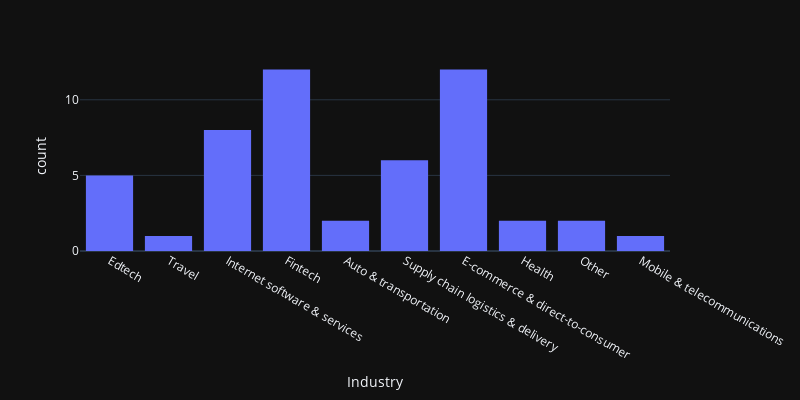

The cell this chart's notebook holds for it:
### Code cell
unicorn_stat('India')

### Figure 1 — Plotly figure (JSON) as saved in the notebook; plotly's stock layout.template omitted (floating-point values rounded to 4 significant figures)
{"data": [{"alignmentgroup": "True", "bingroup": "x", "hovertemplate": "Industry=%{x}<br>count=%{y}<extra></extra>", "legendgroup": "", "marker": {"color": "#636efa", "pattern": {"shape": ""}}, "name": "", "offsetgroup": "", "orientation": "v", "showlegend": false, "type": "histogram", "x": ["Edtech", "Travel", "Internet software & services", "Fintech", "Auto & transportation", "Supply chain logistics & delivery", "Internet software & services", "Fintech", "Fintech", "Edtech", "Edtech", "Supply chain logistics & delivery", "Supply chain logistics & delivery", "Fintech", "Fintech", "Internet software & services", "Auto & transportation", "Fintech", "E-commerce & direct-to-consumer", "Fintech", "E-commerce & direct-to-consumer", "E-commerce & direct-to-consumer", "Internet software & services", "Fintech", "E-commerce & direct-to-consumer", "E-commerce & direct-to-consumer", "Fintech", "E-commerce & direct-to-consumer", "E-commerce & direct-to-consumer", "Health", "E-commerce & direct-to-consumer", "Other", "Edtech", "E-commerce & direct-to-consumer", "E-commerce & direct-to-consumer", "Health", "Fintech", "Internet software & services", "Fintech", "Supply chain logistics & delivery", "E-commerce & direct-to-consumer", "Mobile & telecommunications", "Internet software & services", "Supply chain logistics & delivery", "Supply chain logistics & delivery", "Internet software & services", "Edtech", "E-commerce & direct-to-consumer", "Other", "Internet software & services", "Fintech"], "xaxis": "x", "yaxis": "y"}], "layout": {"barmode": "relative", "height": 400, "legend": {"tracegroupgap": 0}, "margin": {"t": 60}, "width": 800, "xaxis": {"anchor": "y", "domain": [0, 1], "title": {"text": "Industry"}}, "yaxis": {"anchor": "x", "domain": [0, 1], "title": {"text": "count"}}}}
